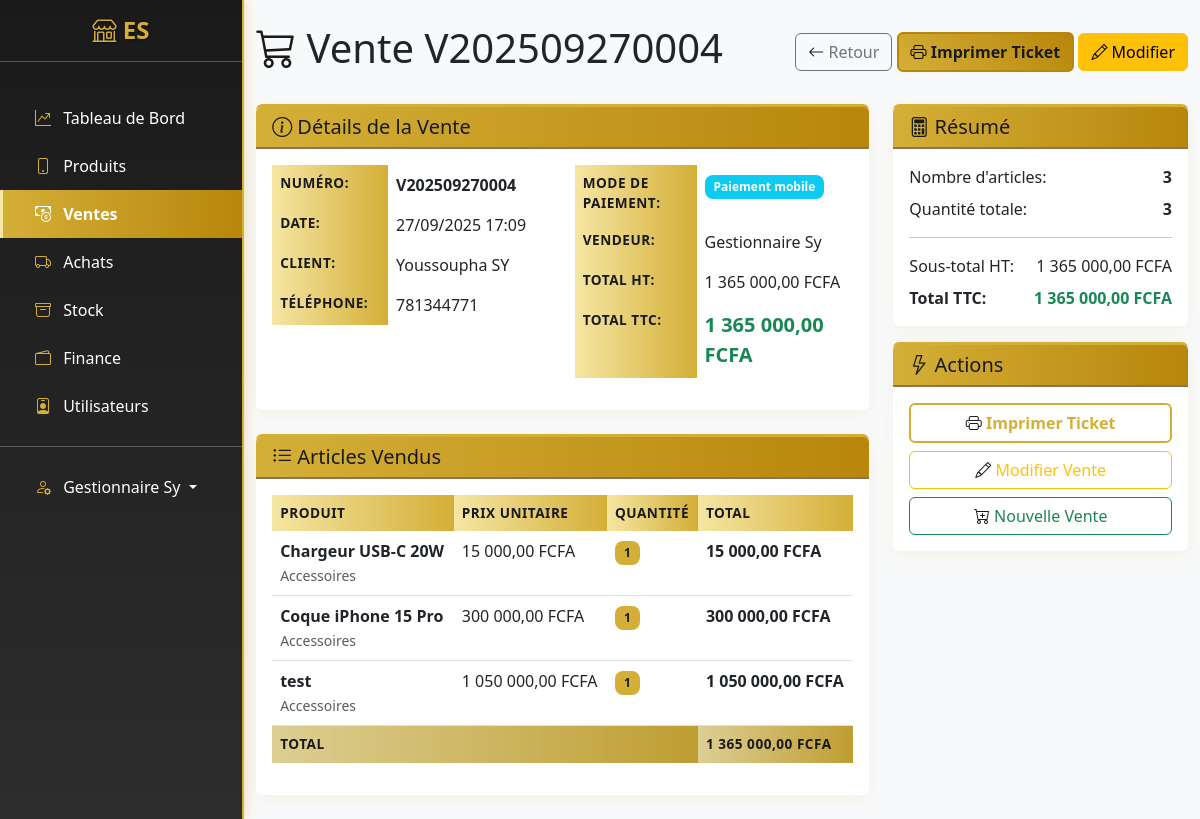
The app's page /ventes/6/ (signed in) with its own data.
### apps/users/models.py (models this page shows, shortened)
class User(AbstractUser):
    ROLE_CHOICES = [
        ('admin', 'Administrateur'),
        ('manager', 'Gestionnaire'),
        ('cashier', 'Caissier'),
    ]
    email = models.EmailField(unique=True)
    telephone = models.CharField(max_length=15, blank=True)
    role = models.CharField(max_length=20, choices=ROLE_CHOICES, default='Administrateur')
    date_creation = models.DateTimeField(auto_now_add=True)
    USERNAME_FIELD = 'username'
    REQUIRED_FIELDS = ['email']
    class Meta:
        verbose_name = "Utilisateur"
        verbose_name_plural = "Utilisateurs"

### apps/ventes/models.py (models this page shows, shortened)
class Vente(models.Model):
    MODE_PAIEMENT_CHOICES = [
        ('especes', 'Espèces'),
        ('carte', 'Carte bancaire'),
        ('cheque', 'Chèque'),
        ('virement', 'Virement'),
        ('mobile', 'Paiement mobile'),
    ]
    numero = models.CharField(max_length=20, unique=True, blank=True)
    client = models.CharField(max_length=200, blank=True)
    telephone_client = models.CharField(max_length=15, blank=True)
    total_ht = models.DecimalField(max_digits=10, decimal_places=2, default=0)
    total_ttc = models.DecimalField(max_digits=10, decimal_places=2, default=0)
    mode_paiement = models.CharField(max_length=20, choices=MODE_PAIEMENT_CHOICES, default='especes')
    vendeur = models.ForeignKey(User, on_delete=models.SET_NULL, null=True, blank=True, related_name="ventes_vendeur")
    date_vente = models.DateTimeField(auto_now_add=True)
    note = models.TextField(blank=True)
    utilisateur = models.ForeignKey(
        User,
        on_delete=models.SET_NULL,
        null=True,
        blank=True,
        related_name='ventes_utilisateur'  # <- correspond à user.ventes
    )
    class Meta:
        verbose_name = "Vente"
        verbose_name_plural = "Ventes"
        ordering = ['-date_vente']

class VenteItem(models.Model):
    vente = models.ForeignKey(Vente, on_delete=models.CASCADE, related_name='items')
    produit = models.ForeignKey(Produit, on_delete=models.CASCADE)
    quantite = models.PositiveIntegerField()
    prix_unitaire = models.DecimalField(max_digits=10, decimal_places=2)
    total_ht = models.DecimalField(max_digits=10, decimal_places=2, default=0)
    total_ttc = models.DecimalField(max_digits=10, decimal_places=2, default=0)
    taux_tva = models.DecimalField(max_digits=5, decimal_places=2, default=0)
    class Meta:
        verbose_name = "Article vendu"
        verbose_name_plural = "Articles vendus"
        unique_together = ['vente', 'produit']

### apps/produits/models.py (models this page shows, shortened)
class Produit(models.Model):
    nom = models.CharField(max_length=200)
    slug = models.SlugField(unique=True, blank=True)
    categorie = models.ForeignKey(Categorie, on_delete=models.CASCADE, related_name='produits')
    description = models.TextField(blank=True)
    prix_achat = models.DecimalField(max_digits=10, decimal_places=2, default=0)
    prix_vente = models.DecimalField(max_digits=10, decimal_places=2)
    quantite_stock = models.PositiveIntegerField(default=0)
    seuil_alerte = models.PositiveIntegerField(default=5, help_text="Quantité minimum avant alerte")
    date_ajout = models.DateTimeField(auto_now_add=True)
    image = models.ImageField(upload_to='produits/', blank=True, null=True)
    actif = models.BooleanField(default=True)
    class Meta:
        verbose_name = "Produit"
        verbose_name_plural = "Produits"
        ordering = ['-date_ajout']

class Categorie(models.Model):
    nom = models.CharField(max_length=100, unique=True)
    description = models.TextField(blank=True)
    date_creation = models.DateTimeField(auto_now_add=True)
    class Meta:
        verbose_name = "Catégorie"
        verbose_name_plural = "Catégories"
        ordering = ['nom']

### apps/ventes/views.py (the view)
# urls.py: path('<int:pk>/', views.VenteDetailView.as_view(), name='detail'),
class VenteDetailView(LoginRequiredMixin, DetailView):
    model = Vente
    template_name = 'ventes/detail.html'
    context_object_name = 'vente'

### templates/ventes/detail.html (shortened to what this page needs)
{% extends 'base.html' %}
{% load humanize %}
{% block content %}
<div class="d-flex justify-content-between align-items-center mb-4">
    <h1><i class="bi bi-cart3"></i> Vente {{ vente.numero }}</h1>
    <div>
        <a href="{% url 'ventes:list' %}" class="btn btn-outline-secondary">
            <i class="bi bi-arrow-left"></i> Retour
        </a>
        <a href="{% url 'ventes:ticket' vente.pk %}" class="btn btn-primary" target="_blank">
            <i class="bi bi-printer" style="color: black;"></i> Imprimer Ticket
        </a>
        {% if user.role in 'admin,manager' %}
        <a href="{% url 'ventes:edit' vente.pk %}" class="btn btn-warning">
            <i class="bi bi-pencil" style="color: black;"></i> Modifier
        </a>
        {% endif %}
    </div>
</div>
<div class="row">
    <div class="col-md-8">
        <div class="card">
            <div class="card-header">
                <h5 class="card-title mb-0"><i class="bi bi-info-circle"></i> Détails de la Vente</h5>
            </div>
            <div class="card-body">
                <div class="row">
                    <div class="col-md-6">
                        <table class="table table-borderless">
                            <tr>
                                <th>Numéro:</th>
                                <td><strong>{{ vente.numero }}</strong></td>
                            </tr>
                            <tr>
                                <th>Date:</th>
                                <td>{{ vente.date_vente|date:"d/m/Y H:i" }}</td>
                            </tr>
                            <tr>
                                <th>Client:</th>
                                <td>
                                    {% if vente.client %}
                                    {{ vente.client }}
                                    {% else %}
                                    <span class="text-muted">Client anonyme</span>
                                    {% endif %}
                                </td>
                            </tr>
                            <tr>
                                <th>Téléphone:</th>
                                <td>{{ vente.telephone_client|default:"N/A" }}</td>
                            </tr>
                        </table>
                    </div>
                    <div class="col-md-6">
                        <table class="table table-borderless">
                            <tr>
                                <th>Mode de paiement:</th>
                                <td><span class="badge bg-info">{{ vente.get_mode_paiement_display }}</span></td>
                            </tr>
                            <tr>
                                <th>Vendeur:</th>
                                <td>
                                    {% if vente.vendeur %}
                                    {{ vente.vendeur.get_full_name|default:vente.vendeur.username }}
                                    {% else %}
                                    <span class="text-muted">N/A</span>
                                    {% endif %}
                                </td>
                            </tr>
                            <tr>
                                <th>Total HT:</th>
                                <td>{{ vente.total_ht|intcomma }} FCFA</td>
                            </tr>
                            <tr>
                                <th>Total TTC:</th>
                                <td><strong class="text-success fs-5">{{ vente.total_ttc|intcomma }} FCFA</strong></td>
                            </tr>
                        </table>
                    </div>
                </div>
            </div>
        </div>
        <div class="card mt-4">
            <div class="card-header">
                <h5 class="card-title mb-0"><i class="bi bi-list-ul"></i> Articles Vendus</h5>
            </div>
            <div class="card-body">
                <div class="table-responsive">
                    <table class="table">
                        <thead>
                            <tr>
                                <th>Produit</th>
                                <th>Prix Unitaire</th>
                                <th>Quantité</th>
                                <th>Total</th>
                            </tr>
                        </thead>
                        <tbody>
                            {% for item in vente.items.all %}
                            <tr>
                                <td>
                                    <strong>{{ item.produit.nom }}</strong>
                                    <br><small class="text-muted">{{ item.produit.categorie.nom }}</small>
                                </td>
                                <td>{{ item.prix_unitaire|intcomma }} FCFA</td>
                                <td>
                                    <span class="badge bg-primary">{{ item.quantite }}</span>
                                </td>
                                <td><strong>{{ item.total_ttc|intcomma }} FCFA</strong></td>
                            </tr>
                            {% empty %}
                            <tr>
                                <td colspan="4" class="text-center text-muted">Aucun article</td>
                            </tr>
                            {% endfor %}
                        </tbody>
                        <tfoot>
                            <tr class="table-active">
                                <th colspan="3">Total</th>
                                <th>{{ vente.total_ttc|intcomma }} FCFA</th>
                            </tr>
                        </tfoot>
                    </table>
                </div>
            </div>
        </div>
    </div>
    <div class="col-md-4">
        <div class="card">
            <div class="card-header">
                <h5 class="card-title mb-0"><i class="bi bi-calculator"></i> Résumé</h5>
            </div>
            <div class="card-body">
                <div class="d-flex justify-content-between mb-2">
                    <span>Nombre d'articles:</span>
                    <strong>{{ vente.items.count }}</strong>
                </div>
                <div class="d-flex justify-content-between mb-2">
                    <span>Quantité totale:</span>
                    <strong>{{ vente.items.all|length }}</strong>
                </div>
                <hr>
                <div class="d-flex justify-content-between mb-2">
                    <span>Sous-total HT:</span>
                    <span>{{ vente.total_ht|intcomma }} FCFA</span>
                </div>
                <div class="d-flex justify-content-between">
                    <strong>Total TTC:</strong>
                    <strong class="text-success">{{ vente.total_ttc|intcomma }} FCFA</strong>
                </div>
            </div>
        </div>
        <div class="card mt-3">
            <div class="card-header">
                <h5 class="card-title mb-0"><i class="bi bi-lightning"></i> Actions</h5>
            </div>
            <div class="card-body">
                <div class="d-grid gap-2">
                    <a href="{% url 'ventes:ticket' vente.pk %}" class="btn btn-outline-primary" target="_blank">
                        <i class="bi bi-printer"></i> Imprimer Ticket
                    </a>
                    {% if user.role in 'admin,manager' %}
                    <a href="{% url 'ventes:edit' vente.pk %}" class="btn btn-outline-warning">
                        <i class="bi bi-pencil"></i> Modifier Vente
                    </a>
                    {% endif %}
                    <a href="{% url 'ventes:caisse' %}" class="btn btn-outline-success">
                        <i class="bi bi-cart-plus"></i> Nouvelle Vente
                    </a>
                </div>
            </div>
        </div>
    </div>
</div>
{% endblock %}

### templates/base.html (shortened to what this page needs)
<!DOCTYPE html>
<html lang="fr">
<head>
    <link href="https://cdn.jsdelivr.net/npm/bootstrap@5.3.0/dist/css/bootstrap.min.css" rel="stylesheet">
    <link rel="stylesheet" href="https://cdn.jsdelivr.net/npm/bootstrap-icons@1.11.0/font/bootstrap-icons.css">
    {% load static %}
    <link rel="stylesheet" href="{% static 'css/custom.css' %}">
</head>
<body>
    <div id="wrapper">
        <div class="d-md-flex">
            <nav id="sidebar" class="text-white collapse d-md-block" style="width: 250px; min-height: 100vh;">
                <div class="position-sticky">
                    <div class="py-3">
                        <h4 class="text-center">
                            <i class="logo bi-shop"></i> ES
                        </h4>
                        <hr>
                    </div>
                    <div class="nav flex-column">
                        <a href="{% url 'dashboard:index' %}" class="nav-link text-white {% if request.resolver_match.app_name == 'dashboard' %}active{% endif %}">
                            <i class="logo bi-graph-up-arrow px-2"></i> Tableau de Bord
                        </a>
                        <a href="{% url 'produits:list' %}" class="nav-link text-white {% if request.resolver_match.app_name == 'produits' %}active{% endif %}">
                            <i class="logo bi-phone px-2"></i> Produits
                        </a>
                        <a href="{% url 'ventes:list' %}" class="nav-link text-white {% if request.resolver_match.app_name == 'ventes' %}active{% endif %}">
                            <i class="logo bi-cash-coin px-2"></i> Ventes
                        </a>
                        <a href="{% url 'achats:list' %}" class="nav-link text-white {% if request.resolver_match.app_name == 'achats' %}active{% endif %}">
                            <i class="logo bi-truck px-2"></i> Achats
                        </a>
                        <a href="{% url 'stock:list' %}" class="nav-link text-white {% if request.resolver_match.app_name == 'stock' %}active{% endif %}">
                            <i class="logo bi-archive px-2"></i> Stock
                        </a>
                        <a href="{% url 'finance:overview' %}" class="nav-link text-white {% if request.resolver_match.app_name == 'finance' %}active{% endif %}">
                            <i class="logo bi-wallet2 px-2"></i> Finance
                        </a>
                        {% if user.role in 'admin,manager' %}
                        <a href="{% url 'users:user_list' %}" class="nav-link text-white {% if request.resolver_match.app_name == 'users' %}active{% endif %}">
                            <i class="logo bi-person-badge px-2"></i> Utilisateurs
                        </a>
                        {% endif %}
                        <hr>
                        <div class="dropdown">
                            <a class="nav-link text-white dropdown-toggle" href="#" role="button" data-bs-toggle="dropdown">
                                <i class="logo bi-person-gear px-2"></i> {{ user.get_full_name|default:user.username }}
                            </a>
                        </div>
                    </div>
                </div>
            </nav>
            <main class="flex-fill">
                <div class="container-fluid py-4">
                    {% block content %}{% endblock %}
                </div>
            </main>
        </div>
    </div>
    {% load static %}
</body>
</html>

### records on screen
User: get_full_name "Gestionnaire Sy"
Vente: numero "V202509270004", date_vente "27/09/2025 17:09", client "Youssoupha SY", telephone_client "781344771", mode_paiement "Paiement mobile", vendeur.get_full_name "Gestionnaire Sy", total_ht "1 365 000,00", total_ttc "1 365 000,00", items.count "3", items.all|length "3"
VenteItem: produit.nom "Chargeur USB-C 20W", produit.categorie.nom "Accessoires", prix_unitaire "15 000,00", quantite "1", total_ttc "15 000,00"
VenteItem: produit.nom "Coque iPhone 15 Pro", produit.categorie.nom "Accessoires", prix_unitaire "300 000,00", quantite "1", total_ttc "300 000,00"
VenteItem: produit.nom "test", produit.categorie.nom "Accessoires", prix_unitaire "1 050 000,00", quantite "1", total_ttc "1 050 000,00"
